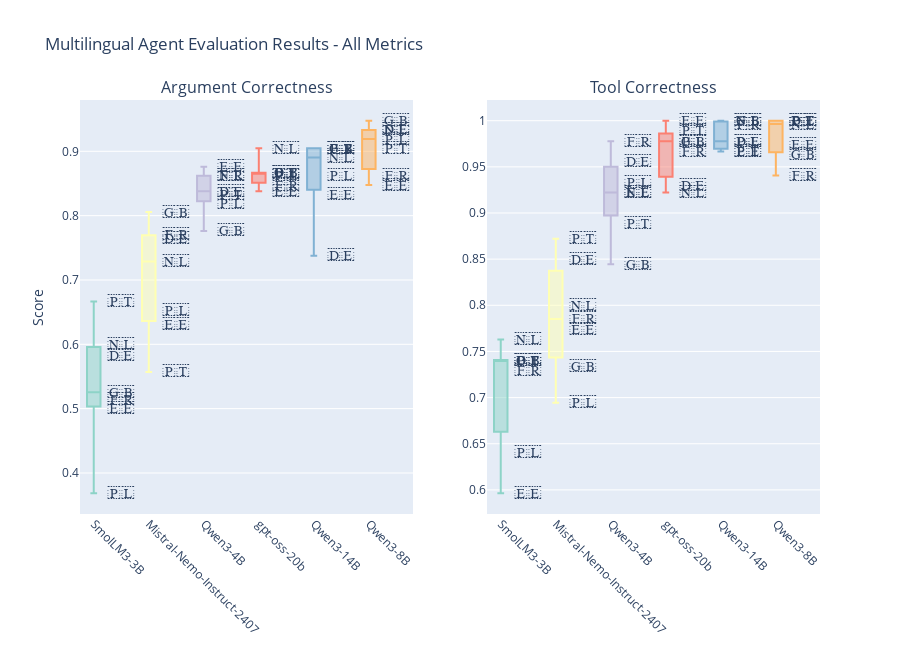

Write notebook code for a chart like this one.
### Code cell
# Get unique metrics
metrics = sorted(df['metric'].unique())
n_metrics = len(metrics)

# Create combined subplot with all metrics
fig = make_subplots(
    rows=1, cols=n_metrics,
    subplot_titles=metrics,
    horizontal_spacing=0.1
)

colors = px.colors.qualitative.Set3
model_positions = {model: idx for idx, model in enumerate(model_order)}
for i, metric in enumerate(metrics):
    # Filter data for this metric
    metric_data = df[df['metric'] == metric]
    
    # Sort models by median performance
    model_medians = metric_data.groupby('model_clean')['score'].median().sort_values()
    model_order = model_medians.index.tolist()
    
    # Create box plot for each model
    for j, model in enumerate(model_order):
        model_data = metric_data[metric_data['model_clean'] == model]
        model_scores = model_data['score']
        model_languages = model_data['language']
        country_codes = model_data["country_code"]
        
        # Create custom hover text with language information
        hover_text = [f"Model: {model}<br>Language: {lang}<br>Score: {score}" 
                      for lang, score in zip(model_languages, model_scores)]
    

        fig.add_trace(
            go.Box(
                y=model_scores,
                name=model,
                boxpoints=False,  # no dots
                marker=dict(color=colors[j % len(colors)]),
                showlegend=False,
            ),
            row=1, col=i+1
        )


        x_flags = [model_positions[model] + 0.9] * len(model_scores) 
        fig.add_trace(
            go.Scatter(
                x=x_flags,
                y=model_scores,
                mode="text",
                text=[country_to_flag(c) for c in country_codes],
                textfont=dict(size=18),
                hovertext=hover_text,
                hovertemplate="%{hovertext}<extra></extra>",
                showlegend=False,
                name="",  
            ),
            row=1, col=i+1
        )

    
    # Update x-axis for this subplot
    fig.update_xaxes(
        tickangle=45,
        row=1, col=i+1
    )
    
    # Update y-axis for this subplot
    fig.update_yaxes(
        title_text="Score" if i == 0 else "",
        row=1, col=i+1
    )

    # hack to remove flag scores from x-label
    # turn model_positions into: {'Mistral-Nemo-Instruct-2407': 0, '': 1, 'SmolLM3-3B': 2, '': 3, 'Qwen3-4B': 4,...
    new_x_positions = {}
    pos = 0
    for model in model_positions.keys():
        new_x_positions[model] = pos
        pos += 1
        new_x_positions[""] = pos  # add empty label
        pos += 1

    fig.update_xaxes(
        tickmode='array',
        tickvals=list(new_x_positions.values()),
        ticktext=list(new_x_positions.keys()),  # keep model names
        tickangle=45,
        row=1, col=i+1
    )


fig.update_layout(
    title="Multilingual Agent Evaluation Results - All Metrics",
    height=650,
    showlegend=False
)


fig.show()

### Figure 1 — Plotly figure (JSON) as saved in the notebook; plotly's stock layout.template omitted (floating-point values rounded to 4 significant figures)
{"data": [{"boxpoints": false, "marker": {"color": "rgb(141,211,199)"}, "name": "SmolLM3-3B", "showlegend": false, "type": "box", "xaxis": "x", "y": [0.6, 0.5833, 0.5139, 0.5256, 0.5, 0.6667, 0.3684], "yaxis": "y"}, {"hovertemplate": "%{hovertext}<extra></extra>", "hovertext": ["Model: SmolLM3-3B<br>Language: nld<br>Score: 0.6", "Model: SmolLM3-3B<br>Language: deu<br>Score: 0.5833", "Model: SmolLM3-3B<br>Language: fra<br>Score: 0.5139", "Model: SmolLM3-3B<br>Language: eng<br>Score: 0.5256", "Model: SmolLM3-3B<br>Language: est<br>Score: 0.5", "Model: SmolLM3-3B<br>Language: por<br>Score: 0.6667", "Model: SmolLM3-3B<br>Language: pol<br>Score: 0.3684"], "mode": "text", "name": "", "showlegend": false, "text": ["🇳🇱", "🇩🇪", "🇫🇷", "🇬🇧", "🇪🇪", "🇵🇹", "🇵🇱"], "textfont": {"size": 18}, "type": "scatter", "x": [0.9, 0.9, 0.9, 0.9, 0.9, 0.9, 0.9], "xaxis": "x", "y": [0.6, 0.5833, 0.5139, 0.5256, 0.5, 0.6667, 0.3684], "yaxis": "y"}, {"boxpoints": false, "marker": {"color": "rgb(255,255,179)"}, "name": "Mistral-Nemo-Instruct-2407", "showlegend": false, "type": "box", "xaxis": "x", "y": [0.7286, 0.8056, 0.7714, 0.7639, 0.6528, 0.5571, 0.6306], "yaxis": "y"}, {"hovertemplate": "%{hovertext}<extra></extra>", "hovertext": ["Model: Mistral-Nemo-Instruct-2407<br>Language: nld<br>Score: 0.7286", "Model: Mistral-Nemo-Instruct-2407<br>Language: eng<br>Score: 0.8056", "Model: Mistral-Nemo-Instruct-2407<br>Language: fra<br>Score: 0.7714", "Model: Mistral-Nemo-Instruct-2407<br>Language: deu<br>Score: 0.7639", "Model: Mistral-Nemo-Instruct-2407<br>Language: pol<br>Score: 0.6528", "Model: Mistral-Nemo-Instruct-2407<br>Language: por<br>Score: 0.5571", "Model: Mistral-Nemo-Instruct-2407<br>Language: est<br>Score: 0.6306"], "mode": "text", "name": "", "showlegend": false, "text": ["🇳🇱", "🇬🇧", "🇫🇷", "🇩🇪", "🇵🇱", "🇵🇹", "🇪🇪"], "textfont": {"size": 18}, "type": "scatter", "x": [1.9, 1.9, 1.9, 1.9, 1.9, 1.9, 1.9], "xaxis": "x", "y": [0.7286, 0.8056, 0.7714, 0.7639, 0.6528, 0.5571, 0.6306], "yaxis": "y"}, {"boxpoints": false, "marker": {"color": "rgb(190,186,218)"}, "name": "Qwen3-4B", "showlegend": false, "type": "box", "xaxis": "x", "y": [0.8333, 0.8762, 0.819, 0.7762, 0.8381, 0.8619, 0.8619], "yaxis": "y"}, {"hovertemplate": "%{hovertext}<extra></extra>", "hovertext": ["Model: Qwen3-4B<br>Language: por<br>Score: 0.8333", "Model: Qwen3-4B<br>Language: est<br>Score: 0.8762", "Model: Qwen3-4B<br>Language: pol<br>Score: 0.819", "Model: Qwen3-4B<br>Language: eng<br>Score: 0.7762", "Model: Qwen3-4B<br>Language: deu<br>Score: 0.8381", "Model: Qwen3-4B<br>Language: fra<br>Score: 0.8619", "Model: Qwen3-4B<br>Language: nld<br>Score: 0.8619"], "mode": "text", "name": "", "showlegend": false, "text": ["🇵🇹", "🇪🇪", "🇵🇱", "🇬🇧", "🇩🇪", "🇫🇷", "🇳🇱"], "textfont": {"size": 18}, "type": "scatter", "x": [2.9, 2.9, 2.9, 2.9, 2.9, 2.9, 2.9], "xaxis": "x", "y": [0.8333, 0.8762, 0.819, 0.7762, 0.8381, 0.8619, 0.8619], "yaxis": "y"}, {"boxpoints": false, "marker": {"color": "rgb(251,128,114)"}, "name": "gpt-oss-20b", "showlegend": false, "type": "box", "xaxis": "x", "y": [0.8619, 0.8667, 0.838, 0.9048, 0.8667, 0.8476, 0.8667], "yaxis": "y"}, {"hovertemplate": "%{hovertext}<extra></extra>", "hovertext": ["Model: gpt-oss-20b<br>Language: pol<br>Score: 0.8619", "Model: gpt-oss-20b<br>Language: por<br>Score: 0.8667", "Model: gpt-oss-20b<br>Language: est<br>Score: 0.838", "Model: gpt-oss-20b<br>Language: nld<br>Score: 0.9048", "Model: gpt-oss-20b<br>Language: eng<br>Score: 0.8667", "Model: gpt-oss-20b<br>Language: fra<br>Score: 0.8476", "Model: gpt-oss-20b<br>Language: deu<br>Score: 0.8667"], "mode": "text", "name": "", "showlegend": false, "text": ["🇵🇱", "🇵🇹", "🇪🇪", "🇳🇱", "🇬🇧", "🇫🇷", "🇩🇪"], "textfont": {"size": 18}, "type": "scatter", "x": [3.9, 3.9, 3.9, 3.9, 3.9, 3.9, 3.9], "xaxis": "x", "y": [0.8619, 0.8667, 0.838, 0.9048, 0.8667, 0.8476, 0.8667], "yaxis": "y"}, {"boxpoints": false, "marker": {"color": "rgb(128,177,211)"}, "name": "Qwen3-14B", "showlegend": false, "type": "box", "xaxis": "x", "y": [0.8905, 0.7375, 0.9048, 0.9048, 0.8619, 0.8333, 0.9048], "yaxis": "y"}, {"hovertemplate": "%{hovertext}<extra></extra>", "hovertext": ["Model: Qwen3-14B<br>Language: nld<br>Score: 0.8905", "Model: Qwen3-14B<br>Language: deu<br>Score: 0.7375", "Model: Qwen3-14B<br>Language: fra<br>Score: 0.9048", "Model: Qwen3-14B<br>Language: eng<br>Score: 0.9048", "Model: Qwen3-14B<br>Language: pol<br>Score: 0.8619", "Model: Qwen3-14B<br>Language: est<br>Score: 0.8333", "Model: Qwen3-14B<br>Language: por<br>Score: 0.9048"], "mode": "text", "name": "", "showlegend": false, "text": ["🇳🇱", "🇩🇪", "🇫🇷", "🇬🇧", "🇵🇱", "🇪🇪", "🇵🇹"], "textfont": {"size": 18}, "type": "scatter", "x": [4.9, 4.9, 4.9, 4.9, 4.9, 4.9, 4.9], "xaxis": "x", "y": [0.8905, 0.7375, 0.9048, 0.9048, 0.8619, 0.8333, 0.9048], "yaxis": "y"}, {"boxpoints": false, "marker": {"color": "rgb(253,180,98)"}, "name": "Qwen3-8B", "showlegend": false, "type": "box", "xaxis": "x", "y": [0.9048, 0.8476, 0.919, 0.9333, 0.9333, 0.8619, 0.9476], "yaxis": "y"}, {"hovertemplate": "%{hovertext}<extra></extra>", "hovertext": ["Model: Qwen3-8B<br>Language: por<br>Score: 0.9048", "Model: Qwen3-8B<br>Language: est<br>Score: 0.8476", "Model: Qwen3-8B<br>Language: pol<br>Score: 0.919", "Model: Qwen3-8B<br>Language: nld<br>Score: 0.9333", "Model: Qwen3-8B<br>Language: deu<br>Score: 0.9333", "Model: Qwen3-8B<br>Language: fra<br>Score: 0.8619", "Model: Qwen3-8B<br>Language: eng<br>Score: 0.9476"], "mode": "text", "name": "", "showlegend": false, "text": ["🇵🇹", "🇪🇪", "🇵🇱", "🇳🇱", "🇩🇪", "🇫🇷", "🇬🇧"], "textfont": {"size": 18}, "type": "scatter", "x": [5.9, 5.9, 5.9, 5.9, 5.9, 5.9, 5.9], "xaxis": "x", "y": [0.9048, 0.8476, 0.919, 0.9333, 0.9333, 0.8619, 0.9476], "yaxis": "y"}, {"boxpoints": false, "marker": {"color": "rgb(141,211,199)"}, "name": "Mistral-Nemo-Instruct-2407", "showlegend": false, "type": "box", "xaxis": "x2", "y": [0.763, 0.7407, 0.7296, 0.7407, 0.6407, 0.7407, 0.5963], "yaxis": "y2"}, {"hovertemplate": "%{hovertext}<extra></extra>", "hovertext": ["Model: Mistral-Nemo-Instruct-2407<br>Language: nld<br>Score: 0.763", "Model: Mistral-Nemo-Instruct-2407<br>Language: eng<br>Score: 0.7407", "Model: Mistral-Nemo-Instruct-2407<br>Language: fra<br>Score: 0.7296", "Model: Mistral-Nemo-Instruct-2407<br>Language: deu<br>Score: 0.7407", "Model: Mistral-Nemo-Instruct-2407<br>Language: pol<br>Score: 0.6407", "Model: Mistral-Nemo-Instruct-2407<br>Language: por<br>Score: 0.7407", "Model: Mistral-Nemo-Instruct-2407<br>Language: est<br>Score: 0.5963"], "mode": "text", "name": "", "showlegend": false, "text": ["🇳🇱", "🇬🇧", "🇫🇷", "🇩🇪", "🇵🇱", "🇵🇹", "🇪🇪"], "textfont": {"size": 18}, "type": "scatter", "x": [1.9, 1.9, 1.9, 1.9, 1.9, 1.9, 1.9], "xaxis": "x2", "y": [0.763, 0.7407, 0.7296, 0.7407, 0.6407, 0.7407, 0.5963], "yaxis": "y2"}, {"boxpoints": false, "marker": {"color": "rgb(255,255,179)"}, "name": "SmolLM3-3B", "showlegend": false, "type": "box", "xaxis": "x2", "y": [0.8, 0.85, 0.7852, 0.7333, 0.7741, 0.8722, 0.6944], "yaxis": "y2"}, {"hovertemplate": "%{hovertext}<extra></extra>", "hovertext": ["Model: SmolLM3-3B<br>Language: nld<br>Score: 0.8", "Model: SmolLM3-3B<br>Language: deu<br>Score: 0.85", "Model: SmolLM3-3B<br>Language: fra<br>Score: 0.7852", "Model: SmolLM3-3B<br>Language: eng<br>Score: 0.7333", "Model: SmolLM3-3B<br>Language: est<br>Score: 0.7741", "Model: SmolLM3-3B<br>Language: por<br>Score: 0.8722", "Model: SmolLM3-3B<br>Language: pol<br>Score: 0.6944"], "mode": "text", "name": "", "showlegend": false, "text": ["🇳🇱", "🇩🇪", "🇫🇷", "🇬🇧", "🇪🇪", "🇵🇹", "🇵🇱"], "textfont": {"size": 18}, "type": "scatter", "x": [0.9, 0.9, 0.9, 0.9, 0.9, 0.9, 0.9], "xaxis": "x2", "y": [0.8, 0.85, 0.7852, 0.7333, 0.7741, 0.8722, 0.6944], "yaxis": "y2"}, {"boxpoints": false, "marker": {"color": "rgb(190,186,218)"}, "name": "Qwen3-4B", "showlegend": false, "type": "box", "xaxis": "x2", "y": [0.8889, 0.9222, 0.9333, 0.8444, 0.9556, 0.9778, 0.9222], "yaxis": "y2"}, {"hovertemplate": "%{hovertext}<extra></extra>", "hovertext": ["Model: Qwen3-4B<br>Language: por<br>Score: 0.8889", "Model: Qwen3-4B<br>Language: est<br>Score: 0.9222", "Model: Qwen3-4B<br>Language: pol<br>Score: 0.9333", "Model: Qwen3-4B<br>Language: eng<br>Score: 0.8444", "Model: Qwen3-4B<br>Language: deu<br>Score: 0.9556", "Model: Qwen3-4B<br>Language: fra<br>Score: 0.9778", "Model: Qwen3-4B<br>Language: nld<br>Score: 0.9222"], "mode": "text", "name": "", "showlegend": false, "text": ["🇵🇹", "🇪🇪", "🇵🇱", "🇬🇧", "🇩🇪", "🇫🇷", "🇳🇱"], "textfont": {"size": 18}, "type": "scatter", "x": [2.9, 2.9, 2.9, 2.9, 2.9, 2.9, 2.9], "xaxis": "x2", "y": [0.8889, 0.9222, 0.9333, 0.8444, 0.9556, 0.9778, 0.9222], "yaxis": "y2"}, {"boxpoints": false, "marker": {"color": "rgb(251,128,114)"}, "name": "Qwen3-14B", "showlegend": false, "type": "box", "xaxis": "x2", "y": [0.9222, 0.93, 0.9667, 0.9778, 0.9778, 1.0, 0.9889], "yaxis": "y2"}, {"hovertemplate": "%{hovertext}<extra></extra>", "hovertext": ["Model: Qwen3-14B<br>Language: nld<br>Score: 0.9222", "Model: Qwen3-14B<br>Language: deu<br>Score: 0.93", "Model: Qwen3-14B<br>Language: fra<br>Score: 0.9667", "Model: Qwen3-14B<br>Language: eng<br>Score: 0.9778", "Model: Qwen3-14B<br>Language: pol<br>Score: 0.9778", "Model: Qwen3-14B<br>Language: est<br>Score: 1.0", "Model: Qwen3-14B<br>Language: por<br>Score: 0.9889"], "mode": "text", "name": "", "showlegend": false, "text": ["🇳🇱", "🇩🇪", "🇫🇷", "🇬🇧", "🇵🇱", "🇪🇪", "🇵🇹"], "textfont": {"size": 18}, "type": "scatter", "x": [4.9, 4.9, 4.9, 4.9, 4.9, 4.9, 4.9], "xaxis": "x2", "y": [0.9222, 0.93, 0.9667, 0.9778, 0.9778, 1.0, 0.9889], "yaxis": "y2"}, {"boxpoints": false, "marker": {"color": "rgb(128,177,211)"}, "name": "Qwen3-8B", "showlegend": false, "type": "box", "xaxis": "x2", "y": [0.9667, 0.9667, 0.9778, 1.0, 0.9778, 0.9963, 1.0], "yaxis": "y2"}, {"hovertemplate": "%{hovertext}<extra></extra>", "hovertext": ["Model: Qwen3-8B<br>Language: por<br>Score: 0.9667", "Model: Qwen3-8B<br>Language: est<br>Score: 0.9667", "Model: Qwen3-8B<br>Language: pol<br>Score: 0.9778", "Model: Qwen3-8B<br>Language: nld<br>Score: 1.0", "Model: Qwen3-8B<br>Language: deu<br>Score: 0.9778", "Model: Qwen3-8B<br>Language: fra<br>Score: 0.9963", "Model: Qwen3-8B<br>Language: eng<br>Score: 1.0"], "mode": "text", "name": "", "showlegend": false, "text": ["🇵🇹", "🇪🇪", "🇵🇱", "🇳🇱", "🇩🇪", "🇫🇷", "🇬🇧"], "textfont": {"size": 18}, "type": "scatter", "x": [5.9, 5.9, 5.9, 5.9, 5.9, 5.9, 5.9], "xaxis": "x2", "y": [0.9667, 0.9667, 0.9778, 1.0, 0.9778, 0.9963, 1.0], "yaxis": "y2"}, {"boxpoints": false, "marker": {"color": "rgb(253,180,98)"}, "name": "gpt-oss-20b", "showlegend": false, "type": "box", "xaxis": "x2", "y": [1.0, 1.0, 0.9741, 0.9963, 0.963, 0.9407, 1.0], "yaxis": "y2"}, {"hovertemplate": "%{hovertext}<extra></extra>", "hovertext": ["Model: gpt-oss-20b<br>Language: pol<br>Score: 1.0", "Model: gpt-oss-20b<br>Language: por<br>Score: 1.0", "Model: gpt-oss-20b<br>Language: est<br>Score: 0.9741", "Model: gpt-oss-20b<br>Language: nld<br>Score: 0.9963", "Model: gpt-oss-20b<br>Language: eng<br>Score: 0.963", "Model: gpt-oss-20b<br>Language: fra<br>Score: 0.9407", "Model: gpt-oss-20b<br>Language: deu<br>Score: 1.0"], "mode": "text", "name": "", "showlegend": false, "text": ["🇵🇱", "🇵🇹", "🇪🇪", "🇳🇱", "🇬🇧", "🇫🇷", "🇩🇪"], "textfont": {"size": 18}, "type": "scatter", "x": [3.9, 3.9, 3.9, 3.9, 3.9, 3.9, 3.9], "xaxis": "x2", "y": [1.0, 1.0, 0.9741, 0.9963, 0.963, 0.9407, 1.0], "yaxis": "y2"}], "layout": {"annotations": [{"font": {"size": 16}, "showarrow": false, "text": "Argument Correctness", "x": 0.225, "xanchor": "center", "xref": "paper", "y": 1, "yanchor": "bottom", "yref": "paper"}, {"font": {"size": 16}, "showarrow": false, "text": "Tool Correctness", "x": 0.775, "xanchor": "center", "xref": "paper", "y": 1, "yanchor": "bottom", "yref": "paper"}], "height": 650, "showlegend": false, "title": {"text": "Multilingual Agent Evaluation Results - All Metrics"}, "xaxis": {"anchor": "y", "domain": [0, 0.45], "tickangle": 45, "tickmode": "array", "ticktext": ["SmolLM3-3B", "", "Mistral-Nemo-Instruct-2407", "Qwen3-4B", "gpt-oss-20b", "Qwen3-14B", "Qwen3-8B"], "tickvals": [0, 11, 2, 4, 6, 8, 10]}, "xaxis2": {"anchor": "y2", "domain": [0.55, 1], "tickangle": 45, "tickmode": "array", "ticktext": ["SmolLM3-3B", "", "Mistral-Nemo-Instruct-2407", "Qwen3-4B", "gpt-oss-20b", "Qwen3-14B", "Qwen3-8B"], "tickvals": [0, 11, 2, 4, 6, 8, 10]}, "yaxis": {"anchor": "x", "domain": [0, 1], "title": {"text": "Score"}}, "yaxis2": {"anchor": "x2", "domain": [0, 1], "title": {"text": ""}}}}
